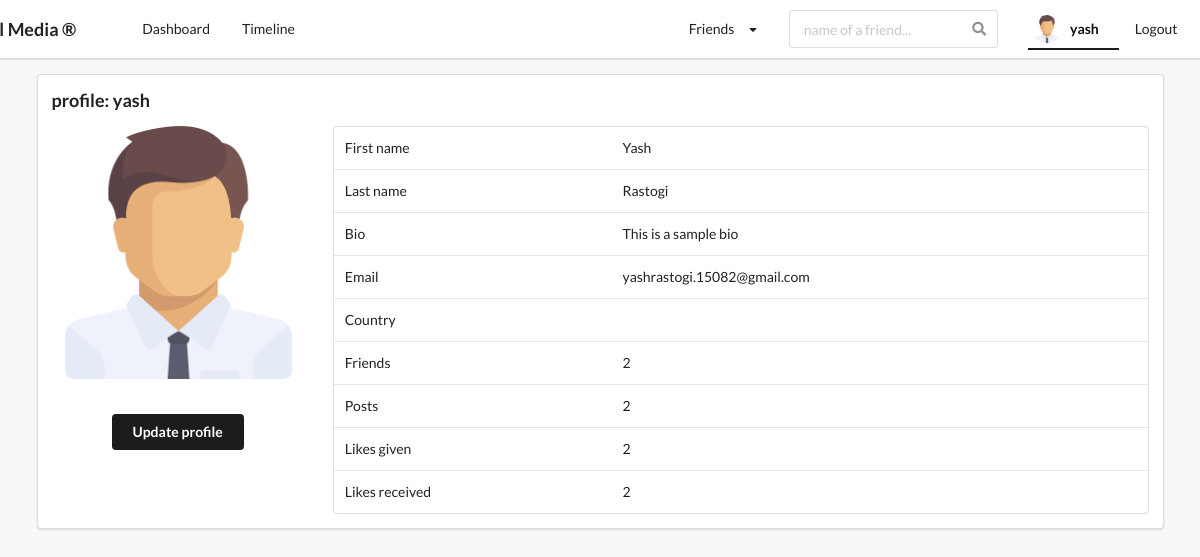
Screenshot of /profiles/myprofile/ (signed in) with the database file from the repository.
### profiles/models.py (models this page shows, shortened)
class Profile(models.Model):
    first_name = models.CharField(max_length = 200, blank = True)
    last_name = models.CharField(max_length = 200, blank = True)
    user = models.OneToOneField(settings.AUTH_USER_MODEL,on_delete=models.CASCADE)
    bio = models.TextField(default = "no bio", max_length=300, blank = True)
    email = models.EmailField(max_length = 200,blank = True)
    country = models.CharField(choices = COUNTRY_CHOICES, max_length = 100,blank = True)
    avatar = models.ImageField(default = "avatar.png", upload_to = 'avatars/')
    friends = models.ManyToManyField(settings.AUTH_USER_MODEL, blank = True, related_name='friends')
    slug = models.SlugField(unique = True, blank = True)
    updated = models.DateTimeField(auto_now=True)
    created =  models.DateTimeField(auto_now_add=True)
    objects = ProfileManager()
    __initial_first_name = None
    __initial_last_name = None
    def __init__(self,*args, **kwargs):
        super().__init__(*args, **kwargs)
        self.__initial_first_name = self.first_name
        self.__initial_last_name = self.last_name
    def get_friends_no(self):
        return self.friends.all().count()
    def get_no_of_post(self):
        return self.posts.all().count()
    def get_no_of_likes_given(self):
        likes = self.like_set.all()
        total_likes = 0
        for item in likes:
            if item.value == 'Like':
                total_likes += 1
        return total_likes
    def get_no_of_likes_received(self):
        posts = self.posts.all()
        total_likes = 0
        for item in posts:
            total_likes += item.liked.all().count()
        return total_likes

### posts/models.py (models this page shows, shortened)
class Like(models.Model):
    user = models.ForeignKey(Profile, on_delete=models.CASCADE)  #related_name="user_likes"
    post = models.ForeignKey(Post, on_delete=models.CASCADE)  #related_name="post_likes"
    value = models.CharField(choices = LIKE_CHOICES, max_length=8)
    updated = models.DateTimeField(auto_now=True)
    created = models.DateTimeField(auto_now_add=True)

class Post(models.Model):
    content = models.TextField()
    image = models.ImageField(upload_to='posts/', validators = [FileExtensionValidator(['png','jpg','jpeg'])], blank = True)
    liked = models.ManyToManyField(Profile, blank=True, related_name='likes')
    updated = models.DateTimeField(auto_now=True)
    created = models.DateTimeField(auto_now_add=True)
    author = models.ForeignKey(Profile, on_delete=models.CASCADE, related_name='posts')
    class Meta:
        ordering = ('-created',)    #newer post will be at the top and older post will be at bottom

### profiles/views.py (the view)
# urls.py: path('myprofile/', my_profile_view, name='my_profile_view'),
@login_required
def my_profile_view(request):
    profile = Profile.objects.get(user = request.user)
    form = ProfileModelForm(request.POST or None, request.FILES or None, instance=profile)
    confirm = False
    if request.method == "POST":
        if form.is_valid():
            form.save()
            confirm = True
    context = {
        'profile':profile,
        'form': form,
        'confirm':confirm,
    }
    return render(request, 'profiles/myprofile.html', context)

### profiles/forms.py
class ProfileModelForm(forms.ModelForm):
    class Meta:
        model = Profile
        fields = ('first_name', 'last_name', 'bio', 'email', 'country', 'avatar')

### profiles/context_processors.py (called while the page is built)
def profile_dp(request):
    if request.user.is_authenticated:
        profile_obj = Profile.objects.get(user=request.user)
        pic = profile_obj.avatar
        return {'picture':pic}
    return {}

def invitation_received_no(request):
    if request.user.is_authenticated:
        profile_obj = Profile.objects.get(user=request.user)
        qs_count = Relationship.objects.invitations_received(profile_obj).count()
        return {'invites_no':qs_count}
    return {}

def friends_no(request):
    if request.user.is_authenticated:
        profile_obj = Profile.objects.get(user=request.user)
        count = profile_obj.get_friends_no()
        return {'friend_count':count}
    return {}

### profiles/models.py (called while the page is built)
    def invitations_received(self,receiver):
        qs = Relationship.objects.filter(receiver=receiver, status='send')
        return qs

### profiles/templates/profiles/myprofile.html (shortened to what this page needs)
{% extends 'base.html' %}
{% block content %}
<div class="ui segment">
    <h3>profile: {{request.user}}</h3>
    <div class="ui grid">
        <div class='row'>
            <div class='four wide column'>
                <img class="ui medium rounded image" src={{profile.avatar.url}}>
                <div class="row mt-5">
                    <button class="ui secondary button" id='modal-btn' style="margin-top:30px; margin-left:60px;">Update profile</button>
                </div>
            </div>
            <div class='twelve wide column'>
                <table class="ui table">
                    <tbody>
                        <tr>
                            <td>First name</td>
                            <td>{{profile.first_name}}</td>
                        </tr>
                        <tr>
                            <td>Last name</td>
                            <td>{{profile.last_name}}</td>
                        </tr>
                        <tr>
                            <td>Bio</td>
                            <td>{{profile.bio}}</td>
                        </tr>
                        <tr>
                            <td>Email</td>
                            <td>{{profile.email}}</td>
                        </tr>
                        <tr>
                            <td>Country</td>
                            <td>{{profile.country}}</td>
                        </tr>
                        <tr>
                            <td>Friends</td>
                            <td>{{profile.get_friends_no}}</td>
                        </tr>
                        <tr>
                            <td>Posts</td>
                            <td>{{profile.get_no_of_post}}</td>
                        </tr>
                        <tr>
                            <td>Likes given</td>
                            <td>{{profile.get_no_of_likes_given}}</td>
                        </tr>
                        <tr>
                            <td>Likes received</td>
                            <td>{{profile.get_no_of_likes_received}}</td>
                        </tr>
                    </tbody>
                </table>
            </div>
        </div>
    </div>
</div>
{% endblock content %}

### templates/main/navbar.html (shortened to what this page needs)
{% url 'posts:main_post_view' as path_to_posts %}
{% url 'profiles:my_profile_view' as path_to_my_profile %}
{% url 'profiles:users_posts' as path_to_timeline %}
{% url 'logout_view' as path_to_logout %}
{% url 'login_view' as path_to_login %}
<div class="ui secondary pointing menu nav" style="height:60px; position:sticky; top:0; z-index:1; background-color: white;">
    <div class="ui container">
        <h3 style="margin-left:-80px; padding-right:50px; padding-top: 8px;">Social Media &reg;</h3>
        <a href="{{path_to_posts}}" class="{% if request.path == path_to_posts %}active{% endif %} item">
            Dashboard
        </a>
        {% if request.user.is_authenticated %}
        <a href="{{path_to_timeline}}" class="{% if request.path == path_to_timeline %}active{% endif %} item">
            Timeline
        </a>
        {% endif %}
        <div class="right menu">
            {% if request.user.is_authenticated %}
                <div class="item">
                    <div class="ui dropdown"> Friends
                        <i class="ui dropdown icon"></i>
                    </div>
                </div>
                <div class="item" style="padding-bottom:0px; padding-right:30px;">
                    <form action="" method="GET">
                        <div class="ui icon input" style="">
                            <input class="prompt transparent" type="text" name='q' placeholder="name of a friend...">
                        </div>
                    </form>
                </div>
                <a style="padding:5px; padding-right:20px" href="{{path_to_my_profile}}" class="{% if request.path == path_to_my_profile %}active{% endif %} item" style="margin-top:10px;">
                    <img src={{picture.url}} class="ui avatar image">&nbsp;
                    {{request.user}}
                </a>
                <a style="margin-right:-30px" href="{{path_to_logout}}" class="ui item">Logout</a>
            {% else %}
                <a href="{{path_to_login}}" class="ui item">
                  Login
                </a>
            {% endif %}
        </div>
    </div>
</div>

### static_project/style.css (style rules this page uses)
body { background-color: #f8f8f8 !important; }
.nav { border-radius: 0px !important; padding: 10px 0 10px 0 !important; background-color: black; }
.mt-5 { margin-top: 5px !important; }

### rows the page displays
Profile: avatar (placeholder picture), first_name "Yash", last_name "Rastogi", bio "This is a sample bio", email "yashrastogi.15082@gmail.com", get_friends_no "2", get_no_of_post "2", get_no_of_likes_given "2", get_no_of_likes_received "2"

### other values shown
{{ request.user }} "yash"
